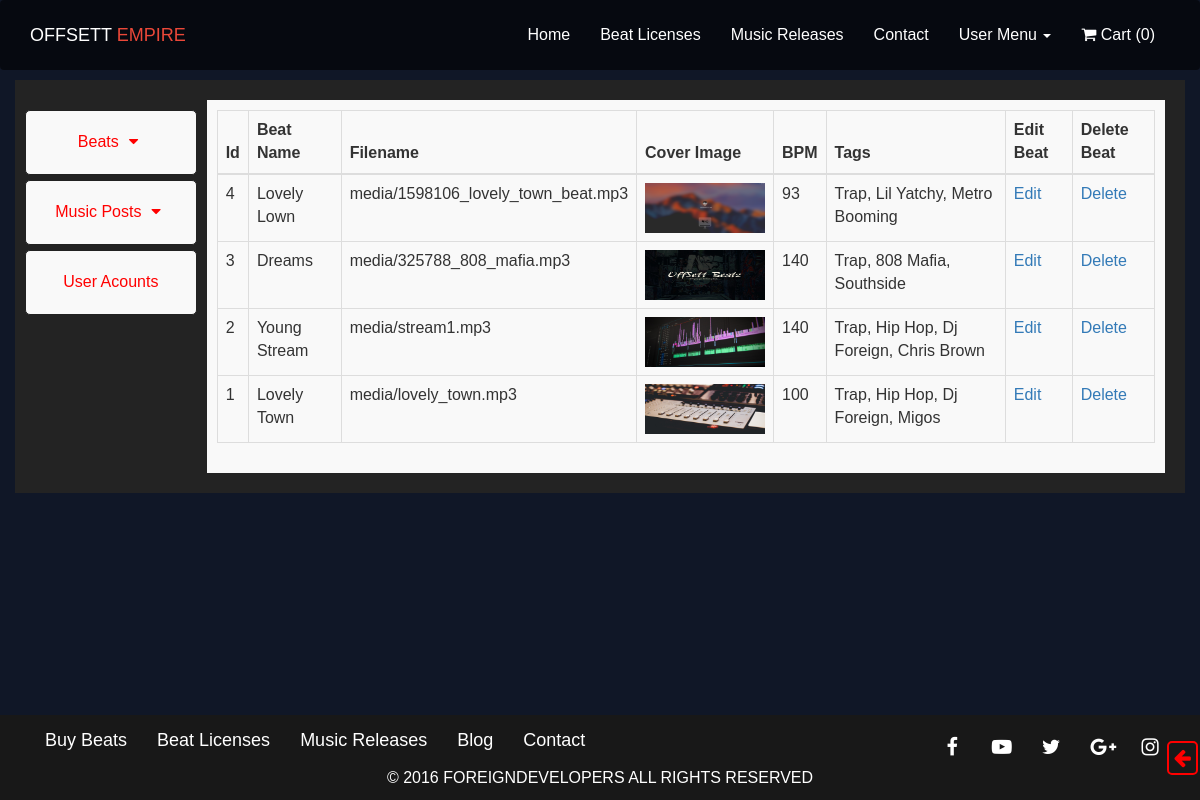
Page /cms.php (signed in) on the committed database.
### tables this page shows
CREATE TABLE `navbar` (
  `id` int(11) NOT NULL,
  `page` varchar(255) NOT NULL,
  `link` varchar(256) NOT NULL
);

CREATE TABLE `beats` (
  `id` int(11) NOT NULL,
  `name` varchar(255) NOT NULL,
  `filename` varchar(255) NOT NULL,
  `cover_image` varchar(255) NOT NULL,
  `bpm` int(3) NOT NULL,
  `tags` varchar(255) NOT NULL
);

### includes/functions.php (called while the page is built, shortened)
<?php
include 'db.php';
function getNavbar(){
  global $connection;
  $query = 'SELECT * FROM navbar';
  $result = mysqli_query($connection, $query);
  while($row = mysqli_fetch_assoc($result)){
    $page = array(
      'page' => $row['page'],
      'link' => $row['link']
    );
    $pages[] = $page;
  }
  return $pages;
}

### includes/beats.php (the view, shortened to what this page needs)
 <table class="table table-bordered table-hover">
  <thead>
    <tr>
      <th>Id</th>
      <th>Beat Name</th>
      <th>Filename</th>
      <th>Cover Image</th>
      <th>BPM</th>
      <th>Tags</th>
      <th>Edit Beat</th>
      <th>Delete Beat</th>
    </tr>
  </thead>
  <tbody>
<?php
    $query = "SELECT * FROM beats ORDER BY id DESC ";
   $result = mysqli_query($connection, $query);
   while($row = mysqli_fetch_assoc($result)){
     $name = $row['name'];
     $id = $row['id'];
     $filename = $row['filename'];
     $cover_image = $row['cover_image'];
     $bpm = $row['bpm'];
     $tags = $row['tags'];
     echo "<tr>";
      echo "<td>$id</td>";
      echo "<td>$name</td>";
      echo "<td>$filename</td>";
      echo "<td><img  class='beat_img' src= '$cover_image' alt='Cover Image'></td>";
      echo "<td>$bpm</td>";
      echo "<td>$tags</td>";
      echo "<td><a href='cms.php?source=edit_beat&edit=$id' >Edit</a></td>";
      echo "<td><a href='cms.php?source=beat&delete=$id' >Delete</a></td>";
      echo "</tr>";
   }
?>
  </tbody>
</table>

### header.php (shortened to what this page needs)
<?php include 'includes/db.php'; ?>
<?php include 'includes/functions.php';?>
 <?php
  $path = explode( '/',$_SERVER['REQUEST_URI']);
  $link= $path[count($path) -1];
  foreach(getNavbar() as $key => $value){
    if ($link === $value['link']){
      $title = $value['page'];
    }
  }
?>
<!DOCTYPE html>
 <html lang="en" ng-app="ngProfile" class="no-js">
<head>
  <link rel="stylesheet" href="bootstrap/css/bootstrap.min.css" >
  <link rel="stylesheet" href="font-awesome/css/font-awesome.min.css">
  <link rel="stylesheet" href="main.css">
</head>
<body data-spy="scroll" data-target="#navbar-scroll">
  <?php include 'includes/navbar.php'; ?>

### includes/navbar.php (shortened to what this page needs)
   <nav class="navbar navbar-inverse" id="navbar-scroll">
      <div class="container">
           <div class="navbar-header">
              <a href="index.html" class="navbar-brand" >OFFSETT <span class="red">EMPIRE</span></a>
           </div>
           <div class="collapse navbar-collapse" id="navbar-collapse">
               <ul class="nav navbar-nav navbar-right">
                   <?php
                 foreach(getNavbar() as $key => $value){
                 ?>
                 <li <?php if($link == $value['link']){
                  echo 'class = active';
                 }?>
                 ><a href="<?php echo $value['link'];?>"><?php echo $value['page'];?></a></li>
                 <?php }
                 if(isset($_SESSION['logged_in'])){
                   ?>
                   <li class="dropdown">
                    <a class="toggle" id="userMenu" data-toggle="dropdown" aria-expanded="true">
User Menu
                      <span class="caret"></span></a>
                   </li>
                   <?php
                 }else {
                       echo "<li><a href='login.php'>Login</a></li>";
                 }
                 ?>
                 <li>
            <a href="cart.php"><span class=" fa fa-shopping-cart"></span> Cart (<span class='cart_count'><?php echo count($_SESSION['shopping_cart']);?></span>)</a>
          </li>
               </ul>
           </div>
       </div>
   </nav>

### cms.php (shortened to what this page needs)
<?php include 'header.php';
?>
 <section id="cms">
<div class='container'>
   <div class="row">
    <div class="col-md-2" id="navi">
     <ul>
      <li>
        <a href="javascript:;" data-toggle="collapse" data-target="#beats">Beats <i class="fa fa-fw fa-caret-down"></i></a>
      </li>
      <li>
        <a href="javascript:;" data-toggle="collapse" data-target="#posts">Music Posts <i class="fa fa-fw fa-caret-down"></i></a>
       </li>
       <li><a href="cms.php?source=accounts">User Acounts</a></li>
     </ul>
    </div>
    <div class="col-md-10" id="main-content">
     <?php
     if(isset($_GET['source'])){
       $source = $_GET['source'];
       }
      else{
        $source = '';
      }
       switch($source){
         default;
           include 'includes/beats.php';
           break;
     } ?>
    </div>
  </div>
   </div>
</section>
<?php include 'footer.php';?>

### footer.php (shortened to what this page needs)
<footer>
         <div class="container">
              <div class="row">
                <div class="col-sm-7">
                  <ul class="nav navbar-nav">
                   <li><a href="#hero">Buy Beats</a></li>
                       <li><a href="#about">Beat Licenses</a></li>
                       <li><a href="#portfolio">Music Releases</a></li>
                       <li><a href="#portfolio">Blog</a></li>
                       <li><a href="#contact">Contact</a></li>
               </ul>
                </div>
                <div class="col-sm-5 clearfix">
                  <div class="social-media social-footer">
                       <div class="social"><a class="fa fa-facebook" href=""></a></div>
                       <div class="social"><a class="fa fa-youtube-play" href=""></a></div>
                       <div class="social"><a class="fa fa-twitter" href=""></a></div>
                       <div class="social"><a class="fa fa-google-plus" href=""></a></div>
                       <div class="social"><a class="fa fa-instagram" href=""></a></div>
                   </div>
                </div>
              </div>
         </div>
         <div class="copyright">
           <p>© 2016 FOREIGNDEVELOPERS ALL RIGHTS RESERVED</p>
         </div><div class="back-to-top pull-right"><a id="back_to_top" class="fa fa-arrow-left" href=""></a></div>
       </footer>
</body>
</html>

### main.css (style rules this page uses)
body { font-family: Oswald, Helvetica, Arial, sans-serif; font-size: 16px; padding: auto; background: #101727; background-position: center center; background-size: cover; display: flex; }
body { min-height: 100vh; display: flex; flex-direction: column; flex-wrap: wrap; justify-content: space-between; }
#navbar-scroll { padding: 10px 0; }
#navbar-scroll a { color: white; }
.red { color: #eb4839; }
nav#navbar-scroll { margin-bottom: 0; background: rgba(0,0,0,.6); border: none; position: absolute; width: 100%; z-index: 100;ß }
a, .social a, .back-to-top a { text-decoration: none; }
.social-media, footer { background: #181818; color: white; }
.social { width: 40px; height: 40px; font-size: 2rem; text-align:center; border-radius: 5px; }
.social a { padding: 10px; color: white; }
.social:not(:last-child) { margin-right: 5px; }
footer { text-align: center; display: flex; flex-wrap: wrap; flex-direction: column; align-items: center; position: relative; }
footer > :nth-child(n) { flex-grow: 1; }
footer a { color: white; }
footer .nav { font-size: 1.8rem; }
.back-to-top { position: absolute; top:50%; right: 2px; display: inline-block; z-index: 20; }
.back-to-top a { color: red; font-size: 2rem; padding: 5px; border: 2px solid red; border-radius: 5px; transition-duration: .2s; }
.social-footer div { display: inline-block; }
img { width: 100%; }
#cms { margin-top: 80px; }
#cms .row { background: #232323; padding: 20px 20px 20px 0; }
#navi { border: #ccc; padding: 10px; border-radius: 5px; }
#navi ul { list-style: none; padding: 0; color: white; }
#navi li { margin-bottom: 5px; text-align: center; }
#navi li a { display: inline-block; width: 100%; padding: 20px; color: red; text-decoration: none; border-radius: 5px; background: #f9f9f9; border: 1px solid #222; }
#main-content { background: #f9f9f9; padding: 10px; }
.beat_img { width: 120px; height: 50px; }
@media (min-width: 683px) { .social-footer { margin-top: 12px; text-align: right; } }
@media (min-width: 683px) { .back-to-top { top: 30%; } }

### rows in the picture
navbar: page "Home"
navbar: page "Beat Licenses"
navbar: page "Music Releases"
navbar: page "Contact"
beats: id "4", name "Lovely Lown", filename "media/1598106_lovely_town_beat.mp3", cover_image (picture), bpm "93", tags "Trap, Lil Yatchy, Metro Booming"
beats: id "3", name "Dreams", filename "media/325788_808_mafia.mp3", cover_image (picture), bpm "140", tags "Trap, 808 Mafia, Southside"
beats: id "2", name "Young Stream", filename "media/stream1.mp3", cover_image (picture), bpm "140", tags "Trap, Hip Hop, Dj Foreign, Chris Brown"
beats: id "1", name "Lovely Town", filename "media/lovely_town.mp3", cover_image (picture), bpm "100", tags "Trap, Hip Hop, Dj Foreign, Migos"

### other values in the picture
count($_SESSION['shopping_cart']) "0"
